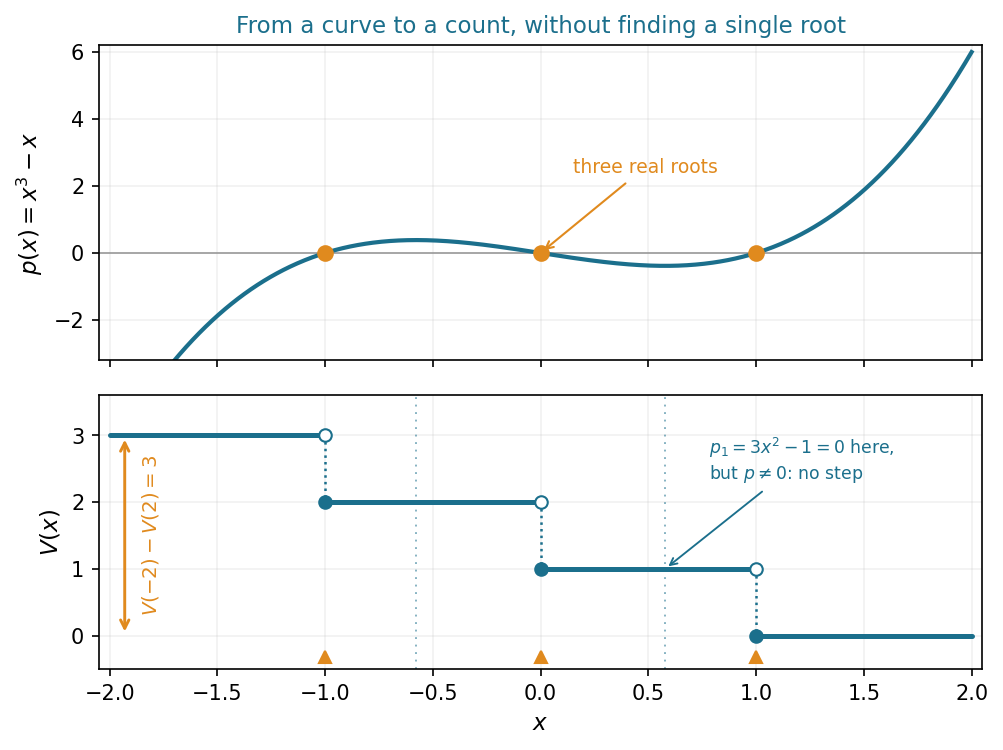

This chart was generated by the following Python code:
#!/usr/bin/env python3
"""
Figure for "The Staircase of Signs" (Sturm in Lean 4).

Two stacked panels for p(x) = x^3 - x = x(x-1)(x+1):
  (A) the polynomial, crossing zero at its three real roots;
  (B) the Sturm sign-variation count V(x), a staircase that drops by exactly one
      at each root of p and does NOT move at a zero of an interior chain member
      (x = +-1/sqrt(3), where p != 0).

Every plotted sign and count is asserted in EXACT rational arithmetic (sympy)
before anything is drawn. Run: python sturm_fig1_staircase.py
"""
import numpy as np
import sympy as sp
import matplotlib
matplotlib.use("Agg")
import matplotlib.pyplot as plt

TEAL = "#1B6F8C"
AMBER = "#E08A1E"
BAND = "#DCE7EB"

x = sp.symbols("x")
p = x**3 - x

# --- build the Sturm sequence by the negated Euclidean recursion (exact) ---
seq = [sp.Poly(p, x), sp.Poly(sp.diff(p, x), x)]
while True:
    a, b = seq[-2], seq[-1]
    r = -sp.rem(a, b)
    if r == 0:
        break
    seq.append(r)
seq_exprs = [s.as_expr() for s in seq]
assert seq_exprs == [x**3 - x, 3*x**2 - 1, sp.Rational(2, 3)*x, sp.Integer(1)], seq_exprs

def V(t):
    """exact sign-variation count of the chain at rational t."""
    signs = [sp.sign(s.as_expr().subs(x, sp.nsimplify(t))) for s in seq]
    signs = [s for s in signs if s != 0]
    return sum(1 for i in range(len(signs) - 1) if signs[i] != signs[i + 1])

# --- exact assertions: the staircase shape and the headline count ---
assert V(-2) == 3 and V(sp.Rational(-12, 10)) == 3      # flat left of -1
assert V(-1) == 2 and V(sp.Rational(-1, 2)) == 2        # one drop at -1
assert V(0) == 1 and V(sp.Rational(1, 2)) == 1          # one drop at 0
assert V(1) == 0 and V(2) == 0                          # one drop at 1
# tail-critical points: p_1 = 3x^2-1 = 0 at +-1/sqrt3, where p != 0 -> NO drop
r3 = sp.Rational(577, 1000)  # ~1/sqrt(3), still strictly between roots
assert V(-r3) == 2 and V(r3) == 1
assert V(-2) - V(2) == 3, "Sturm count on (-2,2] must be 3"
print("chain:", seq_exprs)
print("V(-2)=%d, V(2)=%d  ->  %d roots in (-2,2]" % (V(-2), V(2), V(-2) - V(2)))

# --- draw ---
fig, (axp, axv) = plt.subplots(
    2, 1, figsize=(7.6, 5.4), sharex=True,
    gridspec_kw={"height_ratios": [1.15, 1.0], "hspace": 0.12})

xs = np.linspace(-2, 2, 800)
pf = sp.lambdify(x, p, "numpy")
roots = [-1.0, 0.0, 1.0]

# Panel A: the polynomial
axp.axhline(0, color="0.6", lw=0.8)
axp.plot(xs, pf(xs), color=TEAL, lw=2.0)
for r in roots:
    axp.plot([r], [0], "o", color=AMBER, ms=7, zorder=5)
axp.annotate("three real roots", xy=(0, 0), xytext=(0.15, 2.4),
             color=AMBER, fontsize=9,
             arrowprops=dict(arrowstyle="->", color=AMBER, lw=1.0))
axp.set_ylabel(r"$p(x)=x^3-x$", fontsize=11)
axp.set_ylim(-3.2, 6.2)
axp.set_title("From a curve to a count, without finding a single root",
              fontsize=11, color=TEAL)
axp.grid(alpha=0.18)

# Panel B: the V staircase
steps = [(-2, -1, 3), (-1, 0, 2), (0, 1, 1), (1, 2, 0)]
for x0, x1, h in steps:
    axv.plot([x0, x1], [h, h], color=TEAL, lw=2.4, solid_capstyle="round")
for r, hi, lo in [(-1, 3, 2), (0, 2, 1), (1, 1, 0)]:
    axv.plot([r, r], [hi, lo], color=TEAL, ls=":", lw=1.2)
    axv.plot([r], [hi], "o", mfc="white", mec=TEAL, ms=6, zorder=5)  # open: left limit
    axv.plot([r], [lo], "o", color=TEAL, ms=6, zorder=5)             # closed: value at root
# tail-critical points: vertical guide, no drop
for tc in (-1/np.sqrt(3), 1/np.sqrt(3)):
    axv.axvline(tc, color=TEAL, ls=(0, (1, 3)), lw=0.9, alpha=0.55)
axv.annotate(r"$p_1=3x^2-1=0$ here," "\n" r"but $p\neq0$: no step",
             xy=(1/np.sqrt(3), 1), xytext=(0.78, 2.35), fontsize=8.3,
             color=TEAL, ha="left",
             arrowprops=dict(arrowstyle="->", color=TEAL, lw=0.9))
# the difference = root count
axv.annotate("", xy=(-1.93, 3), xytext=(-1.93, 0),
             arrowprops=dict(arrowstyle="<->", color=AMBER, lw=1.4))
axv.text(-1.86, 1.5, r"$V(-2)-V(2)=3$", color=AMBER, fontsize=9.5,
         rotation=90, va="center")
for r in roots:
    axv.plot([r], [-0.32], "^", color=AMBER, ms=6, clip_on=False)
axv.set_ylabel(r"$V(x)$", fontsize=11)
axv.set_xlabel(r"$x$", fontsize=11)
axv.set_ylim(-0.5, 3.6)
axv.set_yticks([0, 1, 2, 3])
axv.set_xlim(-2.05, 2.05)
axv.grid(alpha=0.18)

fig.savefig("sturm_fig1_staircase.pdf", bbox_inches="tight")
fig.savefig("sturm_fig1_staircase.png", dpi=150, bbox_inches="tight")
print("wrote sturm_fig1_staircase.{pdf,png}")
